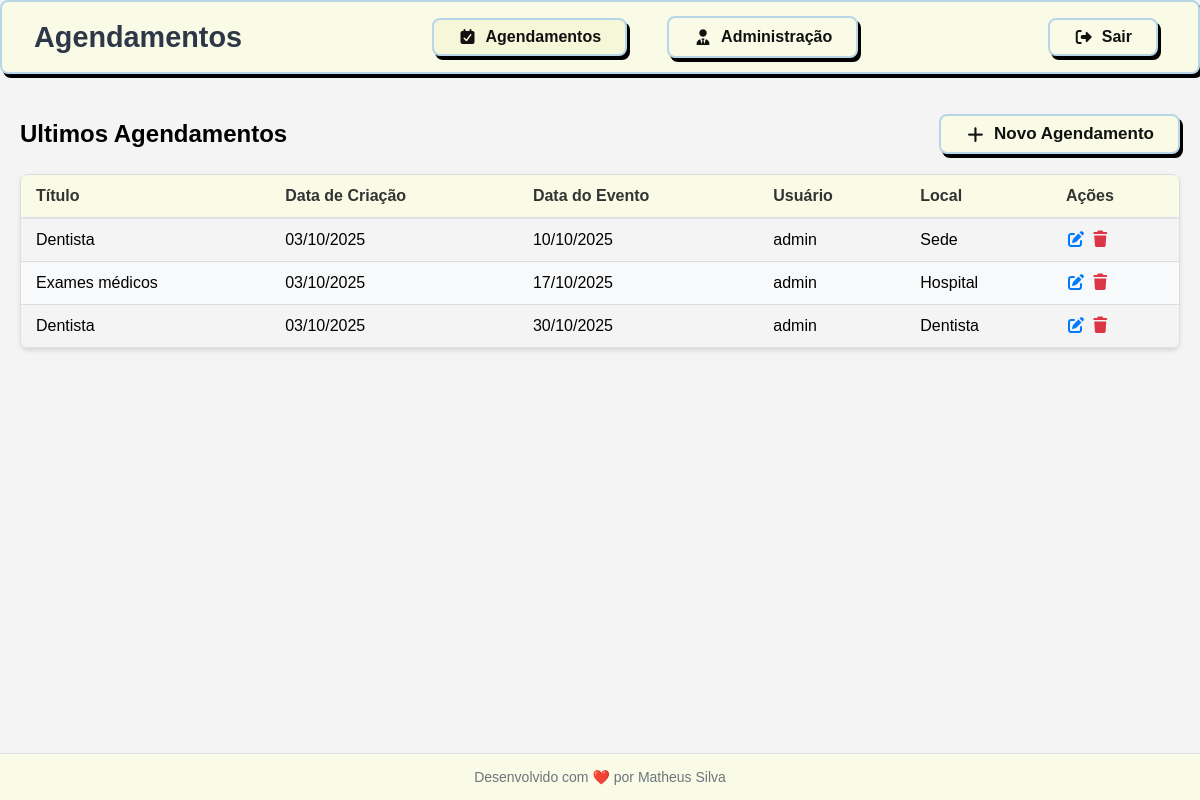
/agenda/ (signed in), run on an earlier commit of the app's database.
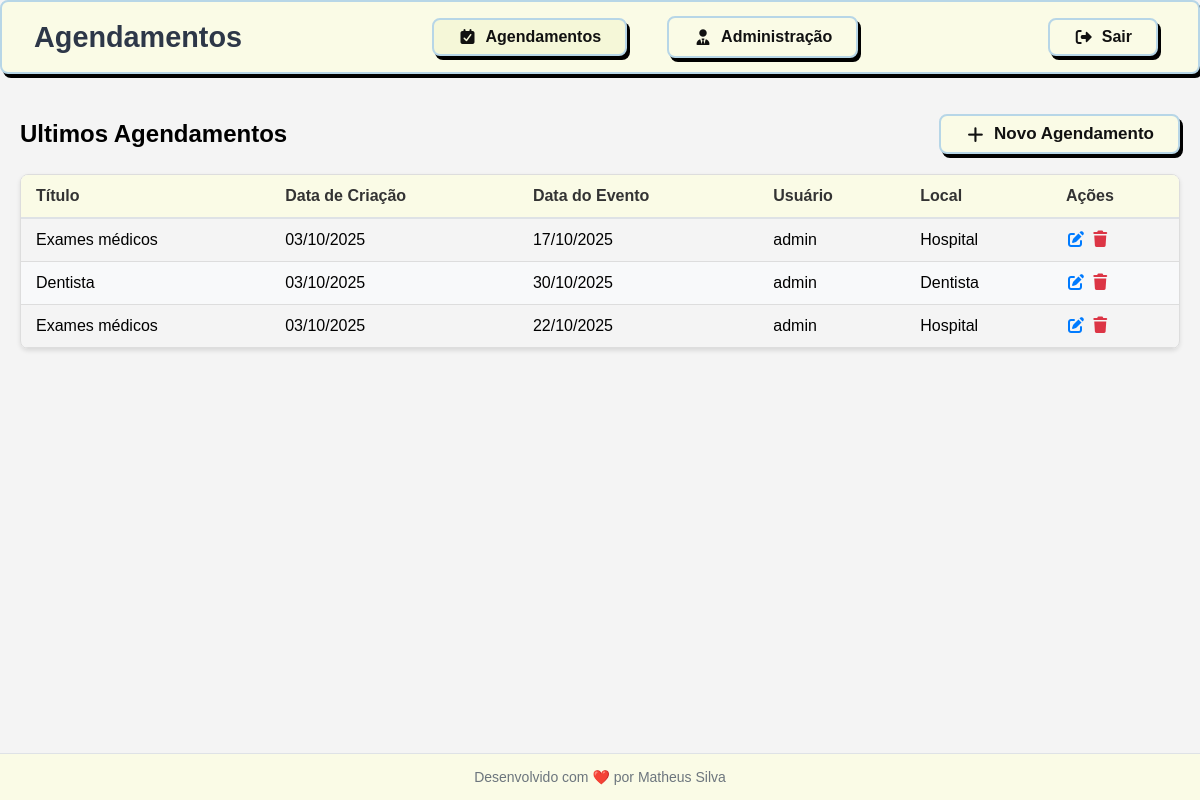
And on a later commit of the database.
### core/models.py (models this page shows, shortened)
class Evento(models.Model):
    titulo = models.CharField(max_length=100)
    descricao = models.TextField(blank=True, null=True)
    data_evento = models.DateTimeField(verbose_name='Data do Evento') ## verbose_name altera o nome do campo na interface de admin
    data_criacao = models.DateTimeField(auto_now=True, verbose_name='Data de Criação')
    usuario = models.ForeignKey(User, on_delete=models.CASCADE)  ## CASCADE deleta todos os eventos do usuario se o usuario for deletado
    local = models.CharField(max_length=100, blank=True, null=True)
    class Meta:
        db_table = 'evento'
    def get_data_evento(self):
        return self.data_evento.strftime('%d/%m/%Y')
    def get_data_criacao(self):
        return self.data_criacao.strftime('%d/%m/%Y')
    def get_evento_atrasado(self):
        if self.data_evento < datetime.now():
            return True
        else:
            return False

### core/views.py (the view)
# urls.py: path('agenda/', views.lista_eventos),  ## Inclui as urls do app core
@login_required(login_url='/login/')
def lista_eventos(request):
    usuario = request.user
    data_atual = datetime.now() - timedelta(hours=1)
    eventos = Evento.objects.filter(usuario=usuario,
                                     data_evento__gt=data_atual)  ## Filtra os eventos do usuario logado
    dados = {'eventos': eventos}  ## Cria um dicionario com os eventos
    return render(request, 'agenda.html', dados)  ## Renderiza o template agenda.html

### templates/agenda.html (shortened to what this page needs)
{% include 'models/header.html' %}
<div class="container">
  <div class="header-title">
    <h2>Ultimos Agendamentos</h2>
    <a href="/agenda/evento" class="btn-novoagendamento">
        <i class="fa-solid fa-plus"></i> Novo Agendamento
    </a>
  </div>
  <div class="table-container">
    <table>
      <thead>
        <tr>
          <th>Título</th>
          <th>Data de Criação</th>
          <th>Data do Evento</th>
          <th>Usuário</th>
          <th>Local</th>
          <th>Ações</th>
        </tr>
      </thead>
      <tbody>
      {% for evento in eventos %}
      <tr {% if evento.get_evento_atrasado %} style="color: red;"{% endif %}>
                <td>
                  {{ evento.titulo }}{% if evento.get_evento_atrasado %} (vencida){% endif %}
                </td>
        <td>{{ evento.get_data_criacao }}</td>
        <td>{{ evento.get_data_evento }}</td>
        <td>{{ evento.usuario }}</td>
        <td>{{ evento.local }}</td>
        <td>
          <a href="/agenda/evento/{{ evento.id }}" class="btn-editar"><i class="fa-solid fa-pen-to-square"></i></a>
          <a href="/agenda/evento/delete/{{ evento.id }}/" class="btn-deletar">
          <i class="fa-solid fa-trash"></i>
          </a>
        </td>
      </tr>
      {% endfor %}
      </tbody>
    </table>
  </div>
</div>
{% include 'models/footer.html' %}

### templates/models/header.html (shortened to what this page needs)
{% include 'models/tags.html' %}
</head>
<body>
  {% include 'models/navbar.html' %}

### templates/models/tags.html (shortened to what this page needs)
<!DOCTYPE html>
<html lang="pt-br">
  <head>
    <link rel="stylesheet" href="https://cdnjs.cloudflare.com/ajax/libs/font-awesome/7.0.1/css/all.min.css" />

### templates/models/navbar.html (shortened to what this page needs)
<nav class="navbar">
      <div class="nav-container">
        <a href="#" class="nav-logo">
          Agendamentos
        </a>
        <ul class="nav-menu">
          <li class="nav-item">
            <a href="/agenda" class="nav-link active">
               <i class="fa-solid fa-calendar-check"></i>
              Agendamentos
            </a>
          </li>
          <li class="nav-item">
            <a href="/admin" class="btn btn-outline"><i class="fa-solid fa-user-tie"></i> Administração</a>
          </li>
        </ul>
        <div class="nav-actions">
          <a href="/logout" class="nav-link">
              <i class="fa-solid fa-right-from-bracket"></i> Sair
            </a>
        </div>
      </div>
    </nav>

### templates/models/footer.html (shortened to what this page needs)
<div class="footer">
    <p>Desenvolvido com ❤️ por Matheus Silva</p>
</div>
</body>
</html>

### templates/models/header.html (style rules this page uses)
* { margin: 0; padding: 0; box-sizing: border-box; }
body { font-family: Arial, sans-serif; margin: 0; background-color: #f4f4f4; }
.container { max-width: 1200px; margin: 20px auto; padding: 20px; border-radius: 8px; }
.table-container { margin: 20px 0; overflow-x: auto; border: 1px solid #ddd; border-radius: 8px; box-shadow: 0 2px 4px rgba(0, 0, 0, 0.1); }
table { width: 100%; border-collapse: collapse; min-width: 600px; }
th, td { padding: 12px 15px; text-align: left; border-bottom: 1px solid #ddd; }
th { background-color: #fafbe6; font-weight: bold; color: #333; border-bottom: 2px solid #dee2e6; }
tr:nth-child(even) { background-color: #f8f9fa; }
thead { position: sticky; top: 0; background-color: #f8f9fa; }
.header-title { display: flex; justify-content: space-between; align-items: center; margin-bottom: 20px; }
.header-title h2 { margin: 0; }
.btn-novoagendamento { height: 40px; border-radius: 5px; border: 2px solid lightblue; background-color: beige; box-shadow: 4px 4px #000000; font-size: 17px; font-weight: 600; color: #000; cursor: pointer; padding: 0 15px; display: flex; align-items: center; gap: 8px; text-decoration: none; transition: all 0.3s ease; }

### templates/models/navbar.html (style rules this page uses)
.navbar { background: #fafbe6; padding: 0 2rem; box-shadow: 3px 4px 0px 0px #000000; position: sticky; top: 0; z-index: 1000; border: 2px solid #b7d6e7; border-radius: 8px; }
.nav-container { max-width: 1200px; margin: 0 auto; display: flex; justify-content: space-between; align-items: center; height: 70px; }
.nav-logo { font-size: 1.8rem; font-weight: 700; color: #2D3748; text-decoration: none; display: flex; align-items: center; gap: 0.5rem; }
.nav-menu { display: flex; list-style: none; margin: 0; padding: 0; gap: 2rem; align-items: center; }
.nav-item { position: relative; }
.nav-link { color: #111; background: #fafbe6; border: 2px solid #b7d6e7; text-decoration: none; font-weight: 600; padding: 0.5rem 1.5rem; border-radius: 8px; transition: all 0.2s; display: flex; align-items: center; gap: 0.5rem; box-shadow: 3px 4px 0px 0px #000000; margin: 0.2rem 0.5rem; }
.nav-link:hover, .nav-link.active { background: #f5f7d8; color: #111; box-shadow: 3px 4px 0px 0px #000000; }
.nav-actions { display: flex; gap: 1rem; align-items: center; }
.btn, .btn-outline, .btn-novoagendamento { padding: 0.6rem 1.5rem; border-radius: 8px; border: 2px solid #b7d6e7; font-weight: 600; cursor: pointer; transition: all 0.2s; text-decoration: none; display: inline-flex; align-items: center; gap: 0.5rem; background: #fafbe6; color: #111; box-shadow: 3px 4px 0px 0px #000000; }

### templates/agenda.html (style rules this page uses)
.fa-trash { color: #dc3545; cursor: pointer; }
.fa-pen-to-square { color: #007bff; cursor: pointer; }

### templates/models/footer.html (style rules this page uses)
.footer { background-color: #fafbe6; text-align: center; padding: 15px 0; position: fixed; bottom: 0; width: 100%; border-top: 1px solid #dee2e6; font-size: 14px; color: #6c757d; }

What changed in the data, as far as the page shows it:
removed Evento: titulo "Dentista", get_data_criacao "03/10/2025", get_data_evento "10/10/2025", usuario "admin", local "Sede"
added Evento: titulo "Exames médicos", get_data_criacao "03/10/2025", get_data_evento "22/10/2025", usuario "admin", local "Hospital"
